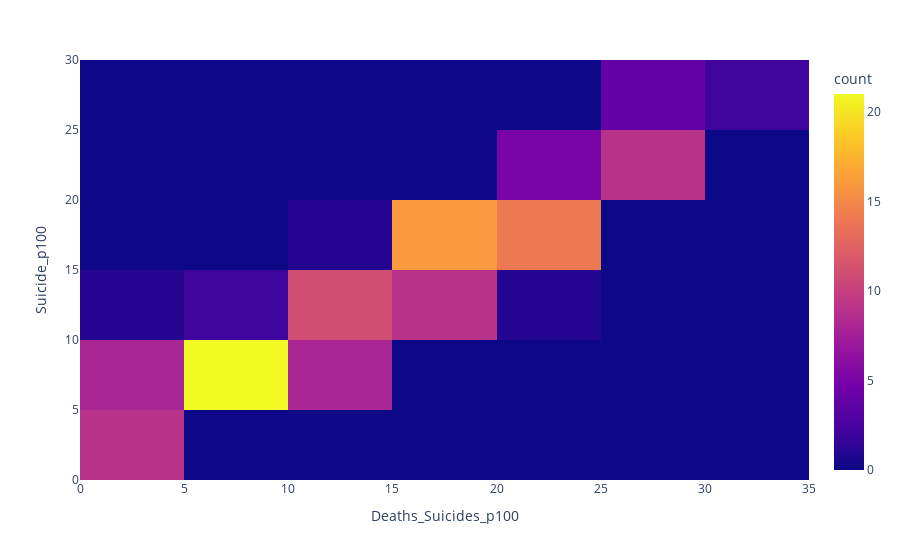

Notebook code cell kept with this figure:
### Code cell
#Then, we have to check our MHExp index with deaths by ICD codes (it considers a broad definition of deaths by self harm)
#Before that, we have to check if deaths by ICD codes are similar than the Suicide Rate in WHO

#So,we introduce our ICD_10 calculation with death codes by intentional self-harm

##First, we standarize our ICD_10 calculation, to be of 100,000 population
df['Deaths_Suicides_p100']=df.apply(lambda row: row.Deaths_Suicides*100000 / row.Population, axis=1)

#Then, we compare it with the suicide ratings of WHO, without 0 values of ICD
df2=df.loc[df['Deaths_Suicides_p100']>=1]


fig6 = px.density_heatmap(df2,x='Deaths_Suicides_p100',y='Suicide_p100')
fig6.show()

r=np.corrcoef(df2['Deaths_Suicides_p100'],df2['Suicide_p100'])
r

### Figure 1 — Plotly figure (JSON) as saved in the notebook; plotly's stock layout.template omitted (floating-point values rounded to 4 significant figures)
{"data": [{"coloraxis": "coloraxis", "hovertemplate": "Deaths_Suicides_p100=%{x}<br>Suicide_p100=%{y}<br>count=%{z}<extra></extra>", "name": "", "type": "histogram2d", "x": [2.047, 8.464, 9.901, 11.54, 12.09, 13.44, 15.13, 11.92, 14.46, 6.821, 4.837, 6.448, 5.126, 7.463, 6.903, 4.666, 5.042, 5.59, 6.163, 7.746, 7.642, 6.912, 16.13, 5.977, 5.968, 6.467, 6.13, 6.201, 6.034, 5.904, 6.084, 5.968, 6.354, 1.567, 1.3, 3.908, 1.126, 26.4, 3.66, 32.52, 20.59, 25.19, 21.95, 30.29, 24.88, 29.0, 2.965, 2.28, 2.612, 2.217, 2.463, 2.423, 1.948, 1.729, 1.924, 1.009, 21.89, 21.66, 21.19, 20.01, 25.14, 18.82, 20.45, 17.97, 29.17, 20.2, 29.74, 27.06, 28.15, 19.89, 26.34, 21.49, 21.4, 19.07, 25.64, 17.08, 11.94, 11.78, 12.32, 11.44, 11.4, 12.69, 12.69, 10.29, 14.95, 17.16, 16.09, 17.77, 17.13, 17.55, 16.73, 14.34, 16.31, 14.3, 16.11, 20.58, 21.02, 23.19, 16.85, 20.15, 20.33, 14.91, 19.33, 22.47, 18.89, 14.67, 19.42, 17.73, 18.78, 18.1, 26.9, 14.83, 18.87, 26.99, 16.54, 23.71, 28.89, 24.95, 13.91, 18.34, 20.15], "xaxis": "x", "xbingroup": "x", "y": [5.29, 10.69, 11.66, 12.53, 13.17, 14.37, 12.45, 12.26, 11.79, 9.03, 9.81, 8.92, 8.3, 8.92, 8.28, 10.22, 8.22, 8.57, 8.98, 9.21, 9.2, 8.73, 13.37, 7.42, 7.27, 7.15, 6.59, 7.03, 7.17, 7.29, 6.87, 7.74, 7.59, 4.04, 4.5, 3.72, 3.88, 24.46, 5.92, 29.63, 17, 22.07, 19.09, 27.51, 22.05, 27.12, 6.6, 6.1, 6.39, 5.31, 4.7, 5.36, 4.23, 4.06, 4.63, 1.92, 16.78, 16.16, 15.46, 15.63, 20.64, 14.36, 14.75, 14.29, 24.62, 15.56, 25.64, 22.94, 23.11, 14.29, 20.97, 17.02, 15.9, 13.97, 22.29, 12.79, 8.75, 8.57, 9.19, 8.51, 8.45, 9.56, 9.46, 7.9, 16.32, 17.13, 16.59, 17.51, 17.68, 17.06, 16.57, 13.65, 15.04, 13.26, 14.91, 18.92, 19.18, 21.19, 15.68, 18.25, 18.86, 14.4, 17.89, 21.74, 16.88, 14.41, 18.12, 16.44, 16.98, 16.24, 25.76, 13.36, 17.47, 24.98, 14.9, 23.15, 26.14, 22.32, 12.49, 16.82, 19.05], "yaxis": "y", "ybingroup": "y"}], "layout": {"coloraxis": {"colorbar": {"title": {"text": "count"}}, "colorscale": [[0, "#0d0887"], [0.1111, "#46039f"], [0.2222, "#7201a8"], [0.3333, "#9c179e"], [0.4444, "#bd3786"], [0.5556, "#d8576b"], [0.6667, "#ed7953"], [0.7778, "#fb9f3a"], [0.8889, "#fdca26"], [1, "#f0f921"]]}, "legend": {"tracegroupgap": 0}, "margin": {"t": 60}, "xaxis": {"anchor": "y", "domain": [0, 1], "title": {"text": "Deaths_Suicides_p100"}}, "yaxis": {"anchor": "x", "domain": [0, 1], "title": {"text": "Suicide_p100"}}}}
